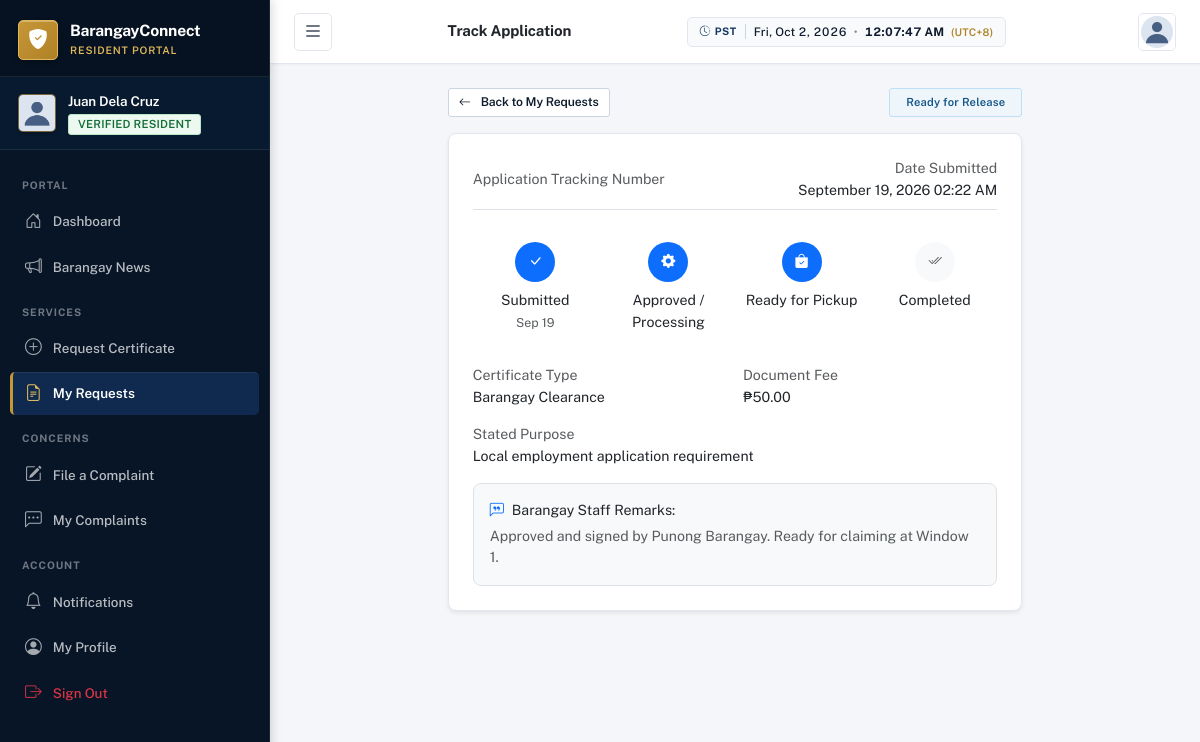
/certificates/1/track/ (signed in), run on the app's committed database.
### accounts/models.py (models this page shows, shortened)
class CustomUser(AbstractUser):
    ROLE_CHOICES = [
        ('admin', 'Administrator'),
        ('resident', 'Resident'),
    ]
    GENDER_CHOICES = [
        ('male', 'Male'),
        ('female', 'Female'),
        ('other', 'Other'),
    ]
    CIVIL_STATUS_CHOICES = [
        ('single', 'Single'),
        ('married', 'Married'),
        ('widowed', 'Widowed'),
        ('separated', 'Separated'),
        ('divorced', 'Divorced'),
    ]
    ACCOUNT_STATUS_CHOICES = [
        ('pending', 'Pending'),
        ('active', 'Active'),
        ('inactive', 'Inactive'),
        ('rejected', 'Rejected'),
    ]
    role = models.CharField(max_length=10, choices=ROLE_CHOICES, default='resident')
    account_status = models.CharField(max_length=10, choices=ACCOUNT_STATUS_CHOICES, default='pending')
    profile_picture = models.ImageField(upload_to='profile_pictures/', null=True, blank=True)
    phone = models.CharField(max_length=20, blank=True)
    date_of_birth = models.DateField(null=True, blank=True)
    gender = models.CharField(max_length=10, choices=GENDER_CHOICES, blank=True)
    civil_status = models.CharField(max_length=15, choices=CIVIL_STATUS_CHOICES, blank=True)
    address = models.TextField(blank=True)
    barangay = models.CharField(max_length=100, blank=True, default='Barangay San Jose')
    valid_id = models.FileField(upload_to='valid_ids/', null=True, blank=True)
    created_at = models.DateTimeField(auto_now_add=True)
    updated_at = models.DateTimeField(auto_now=True)
    @property
    def profile_picture_url(self):
        if self.profile_picture:
            return self.profile_picture.url
        return '/static/images/default_avatar.png'

### certificates/models.py (models this page shows, shortened)
class CertificateRequest(models.Model):
    STATUS_CHOICES = [
        ('pending', 'Pending'),
        ('under_review', 'Under Review'),
        ('approved', 'Approved'),
        ('ready', 'Ready for Release'),
        ('completed', 'Completed'),
        ('rejected', 'Rejected'),
    ]
    resident = models.ForeignKey(settings.AUTH_USER_MODEL, on_delete=models.CASCADE, related_name='certificate_requests')
    certificate_type = models.ForeignKey(CertificateType, on_delete=models.PROTECT)
    purpose = models.CharField(max_length=255)
    copies = models.PositiveIntegerField(default=1)
    additional_info = models.TextField(blank=True)
    preferred_release_date = models.DateField(null=True, blank=True)
    supporting_document = models.FileField(upload_to='certificate_docs/', null=True, blank=True)
    status = models.CharField(max_length=15, choices=STATUS_CHOICES, default='pending')
    remarks = models.TextField(blank=True, help_text='Admin remarks')
    approved_document = models.FileField(upload_to='approved_certs/', null=True, blank=True)
    processed_by = models.ForeignKey(
        settings.AUTH_USER_MODEL, on_delete=models.SET_NULL, null=True, blank=True, related_name='processed_certificates'
    )
    created_at = models.DateTimeField(auto_now_add=True)
    updated_at = models.DateTimeField(auto_now=True)
    class Meta:
        ordering = ['-created_at']

class CertificateType(models.Model):
    name = models.CharField(max_length=150)
    description = models.TextField(blank=True)
    requirements = models.TextField(blank=True, help_text='List of required documents')
    fee = models.DecimalField(max_digits=8, decimal_places=2, default=0)
    processing_days = models.PositiveIntegerField(default=3)
    is_active = models.BooleanField(default=True)
    created_at = models.DateTimeField(auto_now_add=True)
    class Meta:
        ordering = ['name']

### certificates/views.py (the view)
# urls.py: path('<int:pk>/', views.resident_request_detail, name='resident_detail'),
@login_required
def resident_request_detail(request, pk):
    cert_request = get_object_or_404(CertificateRequest, pk=pk, resident=request.user)
    return render(request, 'certificates/resident/detail.html', {'cert_request': cert_request})

### notifications/context_processors.py (called while the page is built)
def notifications_processor(request):
    if request.user.is_authenticated:
        unread_count = Notification.objects.filter(recipient=request.user, is_read=False).count()
        recent_notifications = Notification.objects.filter(recipient=request.user).order_by('-created_at')[:5]
        return {
            'unread_notifications_count': unread_count,
            'recent_notifications': recent_notifications,
        }
    return {'unread_notifications_count': 0, 'recent_notifications': []}

### templates/certificates/resident/detail.html (shortened to what this page needs)
<!DOCTYPE html>
<html lang="en">
<head>
    {% load static %}
    <link href="https://cdn.jsdelivr.net/npm/bootstrap@5.3.2/dist/css/bootstrap.min.css" rel="stylesheet">
    <link href="https://cdn.jsdelivr.net/npm/bootstrap-icons@1.11.3/font/bootstrap-icons.min.css" rel="stylesheet">
    <link href="{% static 'css/style.css' %}" rel="stylesheet">
</head>
<body>
    <div class="toast-container position-fixed top-0 end-0 p-3" style="z-index: 1100;">
    </div>
    <nav id="sidebar" class="sidebar">
        <div class="sidebar-header">
            <div class="brand-logo">
                <div class="logo-icon"><i class="bi bi-shield-fill-check"></i></div>
                <div class="brand-text">
                    <span class="brand-name">BarangayConnect</span>
                    <span class="brand-sub">Resident Portal</span>
                </div>
            </div>
        </div>
        <div class="sidebar-user">
            <img src="{{ user.profile_picture_url }}" alt="Profile" class="sidebar-avatar">
            <div class="sidebar-user-info">
                <span class="sidebar-user-name">{{ user.get_full_name|default:user.username }}</span>
                <span class="sidebar-user-role badge badge-resident">Verified Resident</span>
            </div>
        </div>
        <div class="sidebar-nav">
            <div class="nav-section-label">Portal</div>
            <a href="{% url 'dashboard:resident_dashboard' %}" class="nav-link"><i class="bi bi-house-door"></i><span>Dashboard</span></a>
            <a href="{% url 'announcements:list' %}" class="nav-link"><i class="bi bi-megaphone"></i><span>Barangay News</span></a>
            <div class="nav-section-label">Services</div>
            <a href="{% url 'certificates:resident_create' %}" class="nav-link"><i class="bi bi-plus-circle"></i><span>Request Certificate</span></a>
            <a href="{% url 'certificates:resident_list' %}" class="nav-link active"><i class="bi bi-file-earmark-text"></i><span>My Requests</span></a>
            <div class="nav-section-label">Concerns</div>
            <a href="{% url 'complaints:resident_create' %}" class="nav-link"><i class="bi bi-pencil-square"></i><span>File a Complaint</span></a>
            <a href="{% url 'complaints:resident_list' %}" class="nav-link"><i class="bi bi-chat-left-dots"></i><span>My Complaints</span></a>
            <div class="nav-section-label">Account</div>
            <a href="{% url 'notifications:list' %}" class="nav-link"><i class="bi bi-bell"></i><span>Notifications</span></a>
            <a href="{% url 'accounts:profile' %}" class="nav-link"><i class="bi bi-person-circle"></i><span>My Profile</span></a>
            <a href="{% url 'accounts:logout' %}" class="nav-link text-danger"><i class="bi bi-box-arrow-right"></i><span>Sign Out</span></a>
        </div>
    </nav>
    <header class="topbar">
        <button class="btn btn-icon sidebar-toggle" id="sidebarToggle"><i class="bi bi-list fs-5"></i></button>
        <div class="topbar-title"><h6 class="mb-0 fw-600 text-dark">Track Application</h6></div>
        <div class="topbar-actions">
            <div class="dropdown">
                <button class="btn btn-icon" data-bs-toggle="dropdown"><img src="{{ user.profile_picture_url }}" class="rounded-circle" style="width: 32px; height: 32px; object-fit: cover;"></button>
            </div>
        </div>
    </header>
    <main class="main-content">
        <div class="row justify-content-center">
            <div class="col-lg-8">
                <div class="d-flex justify-content-between align-items-center mb-3">
                    <a href="{% url 'certificates:resident_list' %}" class="btn btn-outline-secondary btn-sm">
                        <i class="bi bi-arrow-left me-1"></i>Back to My Requests
                    </a>
                    <span class="badge bg-{% if cert_request.status == 'pending' %}warning text-dark{% elif cert_request.status == 'approved' %}info text-dark{% elif cert_request.status == 'ready' %}primary{% elif cert_request.status == 'completed' %}success{% else %}danger{% endif %} fs-sm px-3 py-2">
                        {{ cert_request.get_status_display }}
                    </span>
                </div>
                <div class="card border-0 shadow-sm rounded-3 p-4 mb-4">
                    <div class="d-flex justify-content-between align-items-center mb-4 pb-2 border-bottom">
                        <div>
                            <span class="text-muted fs-xs d-block">Application Tracking Number</span>
                        </div>
                        <div class="text-end">
                            <span class="text-muted fs-xs d-block">Date Submitted</span>
                            <span class="fw-600 fs-sm">{{ cert_request.created_at|date:"F d, Y h:i A" }}</span>
                        </div>
                    </div>
                    <div class="row text-center g-2 mb-4 py-2">
                        <div class="col">
                            <div class="rounded-circle d-inline-flex align-items-center justify-content-center mb-2 bg-primary text-white" style="width: 40px; height: 40px;">
                                <i class="bi bi-check-lg"></i>
                            </div>
                            <div class="fs-xs fw-600">Submitted</div>
                            <small class="text-muted fs-xs">{{ cert_request.created_at|date:"M d" }}</small>
                        </div>
                        <div class="col">
                            <div class="rounded-circle d-inline-flex align-items-center justify-content-center mb-2 {% if cert_request.status in 'approved ready completed' %}bg-primary text-white{% else %}bg-light text-muted{% endif %}" style="width: 40px; height: 40px;">
                                <i class="bi bi-gear-fill"></i>
                            </div>
                            <div class="fs-xs fw-600">Approved / Processing</div>
                        </div>
                        <div class="col">
                            <div class="rounded-circle d-inline-flex align-items-center justify-content-center mb-2 {% if cert_request.status in 'ready completed' %}bg-primary text-white{% else %}bg-light text-muted{% endif %}" style="width: 40px; height: 40px;">
                                <i class="bi bi-bag-check-fill"></i>
                            </div>
                            <div class="fs-xs fw-600">Ready for Pickup</div>
                        </div>
                        <div class="col">
                            <div class="rounded-circle d-inline-flex align-items-center justify-content-center mb-2 {% if cert_request.status == 'completed' %}bg-success text-white{% else %}bg-light text-muted{% endif %}" style="width: 40px; height: 40px;">
                                <i class="bi bi-check2-all"></i>
                            </div>
                            <div class="fs-xs fw-600">Completed</div>
                        </div>
                    </div>
                    <div class="row g-3 fs-sm">
                        <div class="col-sm-6">
                            <span class="text-muted d-block fs-xs">Certificate Type</span>
                            <span class="fw-600">{{ cert_request.certificate_type.name }}</span>
                        </div>
                        <div class="col-sm-6">
                            <span class="text-muted d-block fs-xs">Document Fee</span>
                            <span class="fw-600">₱{{ cert_request.certificate_type.fee }}</span>
                        </div>
                        <div class="col-12">
                            <span class="text-muted d-block fs-xs">Stated Purpose</span>
                            <span class="fw-500">{{ cert_request.purpose }}</span>
                        </div>
                        {% if cert_request.remarks %}
                        <div class="col-12">
                            <div class="p-3 rounded-3 bg-light border">
                                <span class="fw-600 text-dark d-block mb-1"><i class="bi bi-chat-left-quote me-2 text-primary"></i>Barangay Staff Remarks:</span>
                                <p class="mb-0 fs-sm text-muted">{{ cert_request.remarks }}</p>
                            </div>
                        </div>
                        {% endif %}
                    </div>
                </div>
            </div>
        </div>
    </main>
</body>
</html>

### data on the page
CustomUser: get_full_name "Juan Dela Cruz"
CertificateRequest: status "Ready for Release", created_at "September 19, 2026 02:22 AM", created_at "Sep 19", certificate_type.name "Barangay Clearance", certificate_type.fee "50.00", purpose "Local employment application requirement", remarks "Approved and signed by Punong Barangay. Ready for claiming at Window 1."
